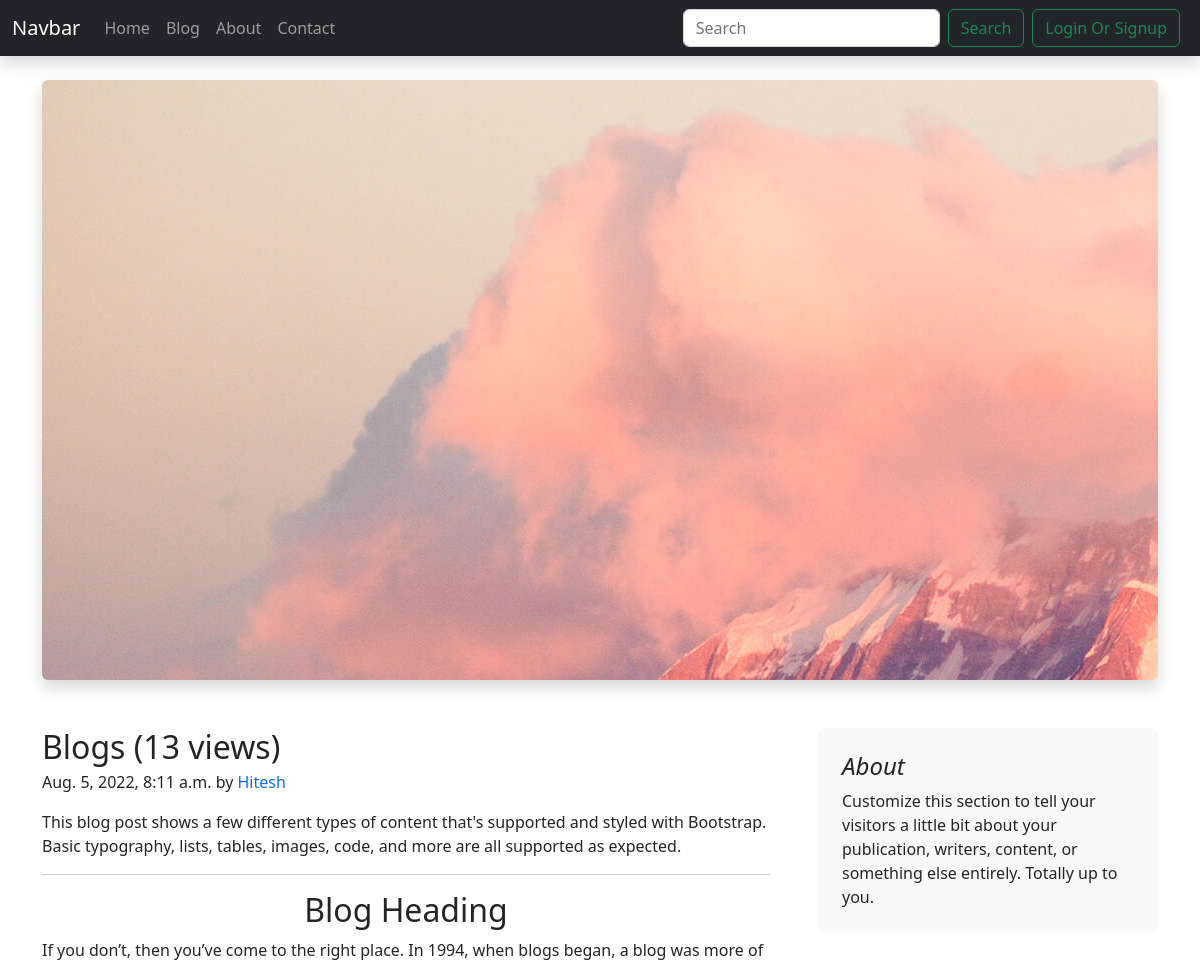
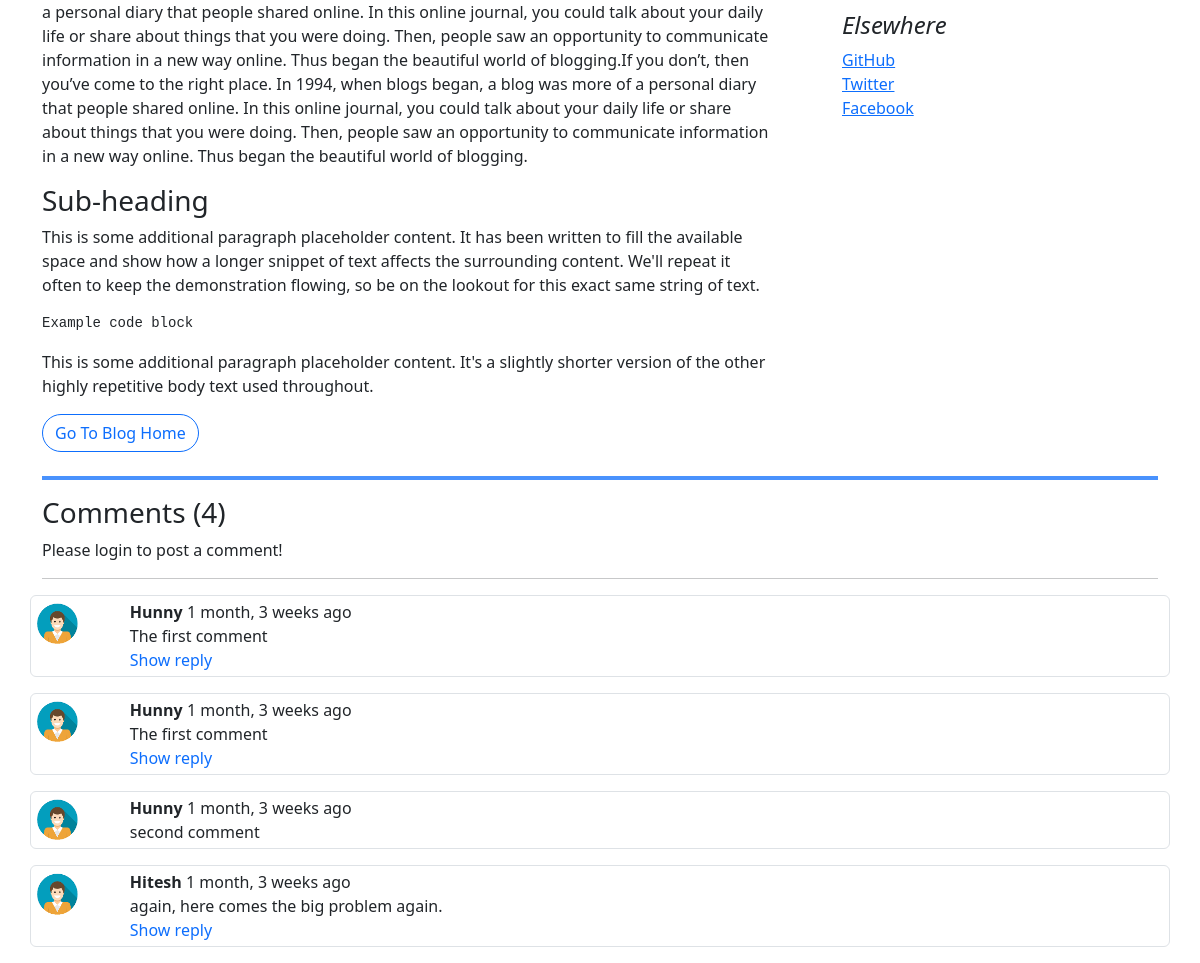
The page /blog/first-blog on the database its author committed (2 pictures, top to bottom).
### blog/models.py (models this page shows, shortened)
class Post(models.Model):
    sno = models.AutoField(primary_key=True)
    title = models.CharField(max_length=255)
    content = models.TextField()
    author = models.CharField(max_length=50)
    slug = models.CharField(max_length=500)
    timeStamp = models.DateTimeField(blank=True)
    views = models.IntegerField(default=0)
    image = models.ImageField(upload_to="blog/images", default="")

class BlogComment(models.Model):
    sno = models.AutoField(primary_key=True)
    comment = models.TextField()
    user = models.ForeignKey(User, on_delete=models.CASCADE)
    post = models.ForeignKey(Post, on_delete=models.CASCADE)
    parent = models.ForeignKey('self', on_delete=models.CASCADE, null=True)
    timeStamp = models.DateTimeField(default=now)

### blog/views.py (the view)
# urls.py: path('<str:slug>', views.blogPost, name='blogPost'),
def blogPost (request, slug):
    post = Post.objects.filter(slug = slug).first()
    post.views = post.views+1
    post.save()
    comments = BlogComment.objects.filter(post = post, parent = None)
    replies = BlogComment.objects.filter(post = post).exclude(parent = None)
    replyDict = {}
    for reply in replies:
        if reply.parent.sno not in replyDict.keys():
            replyDict[reply.parent.sno] = [reply]
        else:
            replyDict[reply.parent.sno].append(reply)
    params = {'post':post, 'comments':comments, 'user': request.user, 'replyDict': replyDict}
    return render(request, 'blog/blogPost.html', params)

### blog/templatetags/extra.py (called while the page is built)
@register.filter(name = 'get_val')
def get_val(dict, key):
    return dict.get(key)

### templates/blog/blogPost.html (shortened to what this page needs)
{% extends 'base.html' %}
{% load static %}
{% load humanize %}
{% load extra %}
{% block body %}
<div class="container my-4">
    <div class="bg-image rounded shadow p-3 mb-5 bg-white"
        style="background-image: url('/media/{{post.image}}'); height: 75vh; object-fit: cover; background-repeat: no-repeat;">
    </div>
</div>
<div class="container my-4">
    <div class="row g-5" bis_skin_checked="1">
        <div class="col-md-8" bis_skin_checked="1">
            <article class="blog-post">
                <h2 class="blog-post-title mb-1">{{post.title}} ({{post.views}} views)</h2>
                <p class="blog-post-meta">{{post.timeStamp}} by <a href="/about/" target="_blank"
                        style="text-decoration:none;">{{post.author}}</a></p>
                <p>This blog post shows a few different types of content that's supported and styled with Bootstrap.
                    Basic
                    typography, lists, tables, images, code, and more are all supported as expected.</p>
                <hr>
                <p>{{post.content|safe}}</p>
                <h3>Sub-heading</h3>
                <p>This is some additional paragraph placeholder content. It has been written to fill the available
                    space
                    and show how a longer snippet of text affects the surrounding content. We'll repeat it often to keep
                    the
                    demonstration flowing, so be on the lookout for this exact same string of text.</p>
                <pre><code>Example code block</code></pre>
                <p>This is some additional paragraph placeholder content. It's a slightly shorter version of the other
                    highly repetitive body text used throughout.</p>
            </article>
            <nav class="blog-pagination" aria-label="Pagination">
                <a class="btn btn-outline-primary rounded-pill" href="/blog">Go To Blog Home</a>
            </nav>
        </div>
        <div class="col-md-4" bis_skin_checked="1">
            <div class="position-sticky" style="top: 2rem;" bis_skin_checked="1">
                <div class="p-4 mb-3 bg-light rounded" bis_skin_checked="1">
                    <h4 class="fst-italic">About</h4>
                    <p class="mb-0">Customize this section to tell your visitors a little bit about your publication,
                        writers, content, or something else entirely. Totally up to you.</p>
                </div>
                <div class="p-4" bis_skin_checked="1">
                    <h4 class="fst-italic">Elsewhere</h4>
                    <ol class="list-unstyled">
                        <li><a href="#">GitHub</a></li>
                        <li><a href="#">Twitter</a></li>
                        <li><a href="#">Facebook</a></li>
                    </ol>
                </div>
            </div>
        </div>
    </div>
</div>
<div class="container">
    <hr class="border border-primary border-2 opacity-75">
    <h3>Comments ({{comments.count}})</h3>
    {% if user.is_authenticated %}
    <form action="/blog/postComment" method="post"> {% csrf_token %}
        <label for="exampleInputEmail1" class="label-comment">Post Comment </label>
        <textarea rows="4" type="text" name="comment" class="form-control shadow"
            placeholder="Express your thougths"></textarea>
        <input type="hidden" name="parentSno" value="">
        <input type="hidden" name="postSno" value="{{post.sno}}">
        <button type="submit" class="btn-class btn-2"> Post Comment </button>
    </form>
    {% else %}
    <p>Please login to post a comment! </p>
    {% endif %}
    <hr>
    {% for comment in comments %}
    <div class="row border rounded mb-3">
        <div class="col-md-1 p-1">
            <img src="{% static 'img/user-img.png' %}" alt="user-image" style="width: 45px;">
        </div>
        <div class="col-md-11 p-1">
            <b> {{comment.user.username}} </b> {{comment.timeStamp | naturaltime}}
            <div>{{comment.comment}}</div>
            <div class="reply">
                {% for reply in replyDict|get_val:comment.sno|slice:":1" %}
                <span class="text-primary" style="cursor: pointer;" data-bs-toggle="collapse"
                    data-bs-target="#showReply{{comment.sno}}" aria-expanded="false" aria-controls="showReply{{comment.sno}}">
                    Show reply
                </span>
                {% endfor %}
            </div>
        </div>
    </div>
    {% endfor %}
</div>
{% endblock body %}

### templates/base.html (shortened to what this page needs)
<!doctype html>
<html lang="en">
<head>
  <link href="https://cdn.jsdelivr.net/npm/bootstrap@5.2.0/dist/css/bootstrap.min.css" rel="stylesheet">
</head>
<body>
  <nav class="navbar navbar-expand-lg bg-dark navbar-dark shadow">
    <div class="container-fluid">
      <a class="navbar-brand" href="/">Navbar</a>
      <div class="collapse navbar-collapse" id="navbarSupportedContent">
        <ul class="navbar-nav me-auto mb-2 mb-lg-0">
          <li class="nav-item">
            <a class="nav-link {% block homeActive %}{% endblock homeActive %}" aria-current="page" href="/">Home</a>
          </li>
          <li class="nav-item ">
            <a class="nav-link {% block blogActive %}{% endblock blogActive %}" href="/blog">Blog</a>
          </li>
          <li class="nav-item ">
            <a class="nav-link {% block aboutActive %}{% endblock aboutActive %}" href="/about/">About</a>
          </li>
          <li class="nav-item ">
            <a class="nav-link {% block contactActive %}{% endblock contactActive %}" href="/contact/">Contact</a>
          </li>
        </ul>
        <form method="get" action="/search" class="d-flex" role="search">
          <input class="form-control me-2" type="search" placeholder="Search" aria-label="Search" name="query"
            id="query">
          <button class="btn btn-outline-success" type="submit">Search</button>
        </form>
        {% if user.is_authenticated %}
        <li class="nav-link dropdown mx-2" style="color:white; margin-right: 1.3rem!important;
        margin-left: 1rem!important;">
          <a class="nav-link dropdown-toggle" href="#" role="button" data-bs-toggle="dropdown" aria-expanded="false">
            Welcome {{request.user}}
          </a>
          <ul class="dropdown-menu">
            <li><a class="dropdown-item" href="/logout">Logout</a></li>
          </ul>
        </li>
        {% else %}
        <form method="post" action="/login/" class="d-flex" role="login" id="login-signup-form">
          <a role="button" id="login-signup-btn" class="btn btn-outline-success mx-2" href="/login/">Login Or Signup</a>
        </form>
        {% endif %}
      </div>
    </div>
  </nav>
  {% block body %}
  {% endblock body %}
</body>
</html>

### rows shown on the page
Post: image (picture), title "Blogs", views "13", timeStamp "Aug. 5, 2022, 8:11 a.m.", author "Hitesh", content "Blog Heading If you don’t, then you’ve come to the right place. In 1994, when blogs began, a blog was more of a personal diary that people shared online. In this online journal, you could talk about your daily life or share about things that you were doing. Then, people saw an opportunity to communicate information in a new way online. Thus began the beautiful world of blogging.If you don’t, then you’ve come to the right place. In 1994, when blogs began, a blog was more of a personal diary that people shared online. In this online journal, you could talk about your daily life or share about things that you were doing. Then, people saw an opportunity to communicate information in a new way…"
BlogComment: user.username "Hunny", timeStamp "1 month, 3 weeks ago", comment "The first comment"
BlogComment: user.username "Hunny", timeStamp "1 month, 3 weeks ago", comment "The first comment"
BlogComment: user.username "Hunny", timeStamp "1 month, 3 weeks ago", comment "second comment"
BlogComment: user.username "Hitesh", timeStamp "1 month, 3 weeks ago", comment "again, here comes the big problem again."

### other values the page prints
{{ comments.count }} "4"
